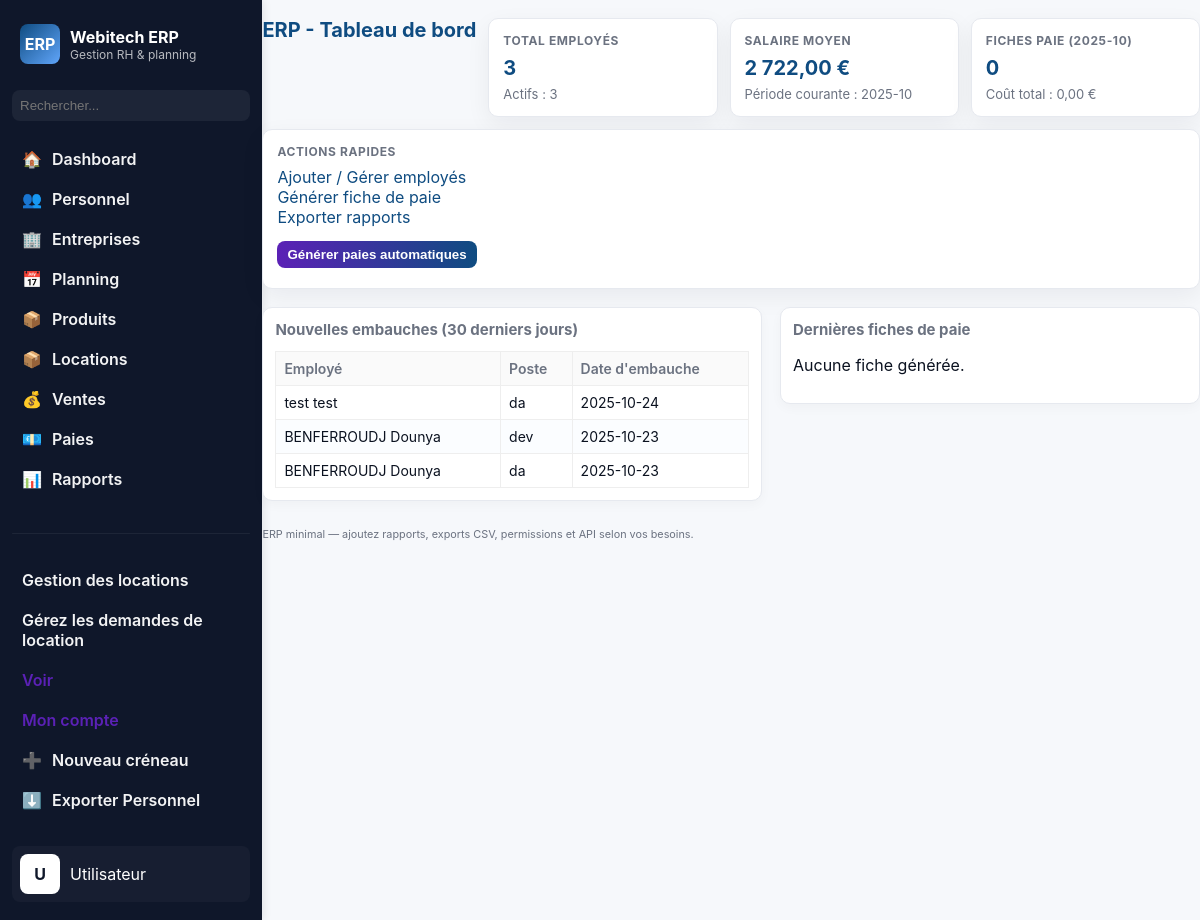
Page /erp/index.php on the committed database.
### tables this page shows
CREATE TABLE `erp_employees` (
  `id` int(11) NOT NULL,
  `company_id` int(11) DEFAULT NULL,
  `customer_id` int(11) DEFAULT NULL,
  `first_name` varchar(120) NOT NULL,
  `last_name` varchar(120) NOT NULL,
  `email` varchar(180) DEFAULT NULL,
  `hire_date` date DEFAULT NULL,
  `base_salary` decimal(10,2) DEFAULT '0.00',
  `job_title` varchar(180) DEFAULT NULL,
  `department` varchar(180) DEFAULT NULL,
  `contract_type` enum('CDI','CDD','Freelance','Stage','Alternance') DEFAULT 'CDI',
  `status` enum('active','inactive') DEFAULT 'active',
  `created_at` timestamp NOT NULL DEFAULT CURRENT_TIMESTAMP,
  `updated_at` timestamp NULL DEFAULT NULL ON UPDATE CURRENT_TIMESTAMP
);

### erp/includes/dashboard.php (called while the page is built, shortened)
<?php
require_once __DIR__ . '/../../crm/config/database.php';
try {
        $stmt = $pdo->prepare("SELECT COUNT(*) FROM erp_employees ");
        $stmt->execute([]);
        $totalEmployees = (int)$stmt->fetchColumn();
        $stmt = $pdo->prepare("SELECT COUNT(*) FROM erp_employees WHERE status = 'active' ");
        $stmt->execute([]);
        $activeEmployees = (int)$stmt->fetchColumn();
        $stmt = $pdo->prepare("SELECT AVG(base_salary) FROM erp_employees WHERE base_salary > 0 ");
        $stmt->execute([]);
        $avgSalary = $stmt->fetchColumn();
    $avgSalary = $avgSalary !== null ? round((float)$avgSalary, 2) : 0.00;
    $currentPeriod = date('Y-m');
        $stmt = $pdo->prepare("SELECT COUNT(*) FROM erp_payrolls WHERE period = ? ");
        $stmt->execute([$currentPeriod]);
        $payrollsThisMonth = (int)$stmt->fetchColumn();
        $stmt = $pdo->prepare("SELECT COALESCE(SUM(net_pay + employer_contrib),0) FROM erp_payrolls WHERE period = ? ");
        $stmt->execute([$currentPeriod]);
        $totalPayrollCost = (float)$stmt->fetchColumn();
        $stmt = $pdo->prepare("SELECT id, first_name, last_name, hire_date, job_title FROM erp_employees WHERE hire_date >= DATE_SUB(CURDATE(), INTERVAL 30 DAY)  ORDER BY hire_date DESC LIMIT 8");
        $stmt->execute([]);
        $recentHires = $stmt->fetchAll(PDO::FETCH_ASSOC);
        $stmt = $pdo->prepare("SELECT p.id, p.period, p.net_pay, e.first_name, e.last_name FROM erp_payrolls p JOIN erp_employees e ON e.id = p.employee_id  ORDER BY p.created_at DESC LIMIT 8");
        $stmt->execute([]);
        $recentPayrolls = $stmt->fetchAll(PDO::FETCH_ASSOC);
} catch (Throwable $e) {
    error_log("ERP dashboard error: " . $e->getMessage());
    $totalEmployees = $activeEmployees = 0;
    $avgSalary = 0.0;
    $payrollsThisMonth = 0;
    $totalPayrollCost = 0.0;
    $recentHires = [];
    $recentPayrolls = [];
}

### erp/index.php (the view, shortened to what this page needs)
<?php
include __DIR__ . '/includes/dashboard.php';
?>
<!DOCTYPE html>
<html lang="fr">
<head>
  <link rel="stylesheet" href="assets/css/style.css">
</head>
<body>
  <?php include 'erp_nav.php'; ?>
<main class="main-content">
  <section class="cards" aria-label="Statistiques">
    <h1>ERP - Tableau de bord</h1>
    <div class="card">
      <h3>Total employés</h3>
      <div class="value"><?= htmlspecialchars((string)$totalEmployees) ?></div>
      <div style="color:#6b7280;font-size:13px;margin-top:6px">Actifs : <?= htmlspecialchars((string)$activeEmployees) ?></div>
    </div>
    <div class="card">
      <h3>Salaire moyen</h3>
      <div class="value"><?= number_format((float)$avgSalary, 2, ',', ' ') ?> €</div>
      <div style="color:#6b7280;font-size:13px;margin-top:6px">Période courante : <?= htmlspecialchars($currentPeriod) ?></div>
    </div>
    <div class="card">
      <h3>Fiches paie (<?= htmlspecialchars($currentPeriod) ?>)</h3>
      <div class="value"><?= htmlspecialchars((string)$payrollsThisMonth) ?></div>
      <div style="color:#6b7280;font-size:13px;margin-top:6px">Coût total : <?= number_format((float)$totalPayrollCost, 2, ',', ' ') ?> €</div>
    </div>
    <div class="card">
      <h3>Actions rapides</h3>
      <div style="margin-top:8px">
        <a href="employees.php">Ajouter / Gérer employés</a><br>
        <a href="payroll.php">Générer fiche de paie</a><br>
        <a href="reports.php">Exporter rapports</a>
        <form class="small-form" method="post" onsubmit="return confirm('Générer automatiquement les fiches de paie pour la période courante pour tous les employés actifs ?')">
          <button class="btn btn-primary" type="submit" style="margin-top:8px;padding:6px 10px">Générer paies automatiques</button>
        </form>
      </div>
    </div>
  </section>
  <section class="section-flex" style="margin-top:18px">
    <div style="flex:1">
      <h2>Nouvelles embauches (30 derniers jours)</h2>
      <?php if (count($recentHires) === 0): ?>
        <p>Aucune embauche récente.</p>
      <?php else: ?>
        <table class="table-compact">
          <thead><tr><th>Employé</th><th>Poste</th><th>Date d'embauche</th></tr></thead>
          <tbody>
            <?php foreach ($recentHires as $r): ?>
              <tr>
                <td><?= htmlspecialchars($r['last_name'] . ' ' . $r['first_name']) ?></td>
                <td><?= htmlspecialchars($r['job_title']) ?></td>
                <td><?= htmlspecialchars($r['hire_date']) ?></td>
              </tr>
            <?php endforeach; ?>
          </tbody>
        </table>
      <?php endif; ?>
    </div>
    <div style="width:420px">
      <h2>Dernières fiches de paie</h2>
      <?php if (count($recentPayrolls) === 0): ?>
        <p>Aucune fiche générée.</p>
      <?php endif; ?>
    </div>
  </section>
  <footer style="margin-top:24px;color:#6b7280;font-size:13px">
    <small>ERP minimal — ajoutez rapports, exports CSV, permissions et API selon vos besoins.</small>
  </footer>
</main>
</body>
</html>

### erp/assets/css/style.css (style rules this page uses)
:root { --bg:#f6f8fb; --card:#ffffff; --muted:#6b7280; --accent:#0f4c81; --accent-2:#5b21b6; --line:#e6e9ef; --text:#0b1220; --shadow: 0 8px 24px rgba(16,24,40,0.06); --success:#16a34a; --danger:#ef4444; --radius:10px; }
* { box-sizing:border-box }
html,body { height:100%;margin:0;font-family:Inter,Arial,sans-serif;background:var(--bg);color:var(--text);-webkit-font-smoothing:antialiased }
a { color:var(--accent);text-decoration:none }
h1 { margin:0 0 12px;font-size:20px;color:var(--accent) }
.cards { display:flex;gap:12px;margin:18px 0;flex-wrap:wrap }
.card { background:var(--card);border:1px solid var(--line);padding:14px;border-radius:var(--radius);min-width:180px;box-shadow:var(--shadow);flex:1 }
.card h3 { margin:0 0 8px 0;font-size:12px;color:var(--muted);text-transform:uppercase;letter-spacing:0.6px }
.card .value { font-size:20px;font-weight:700;color:var(--accent) }
.section-flex { display:flex;gap:18px;align-items:flex-start }
.section-flex > div { background:var(--card);padding:12px;border-radius:var(--radius);border:1px solid var(--line);box-shadow:0 4px 12px rgba(16,24,40,0.03) }
.section-flex h2 { margin:0 0 12px 0;font-size:15px;color:var(--muted) }
.table-compact { width:100%;border-collapse:collapse }
.table-compact th,.table-compact td { border:1px solid #eee;padding:8px;text-align:left;font-size:14px }
.table-compact th { background:#fafafa;color:var(--muted);font-weight:600 }
.table-compact tr:nth-child(even) { background:#fbfdff }
form { display:block;margin:6px 0 }
.btn { display:inline-block;padding:8px 12px;border-radius:8px;border:0;cursor:pointer;font-weight:700 }
.btn-primary { background:linear-gradient(90deg,var(--accent-2),var(--accent));color:#fff }

### rows in the picture
erp_employees: last_name+first_name "test test", job_title "da", hire_date "2025-10-24"
erp_employees: last_name+first_name "BENFERROUDJ Dounya", job_title "dev", hire_date "2025-10-23"
erp_employees: last_name+first_name "BENFERROUDJ Dounya", job_title "da", hire_date "2025-10-23"

### other values in the picture
$_SESSION['user_name'] "Utilisateur"
$totalEmployees "3"
$activeEmployees "3"
$avgSalary "2 722,00"
$currentPeriod "2025-10"
$payrollsThisMonth "0"
$totalPayrollCost "0,00"
